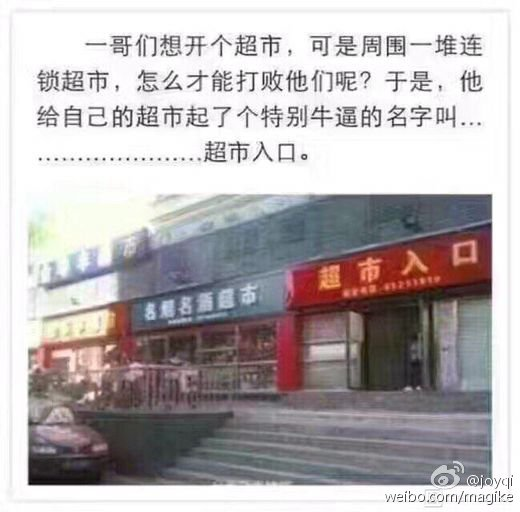
//> input picture canny边缘检测/canny边缘检测/a.jpg, 520 x 512 px
$ ./Source   (built with g++ and OpenCV 4)
//> lines starting //> are read from the running program, lines starting //| are printed output that depends on the picture
#include<opencv2/opencv.hpp>
#include<opencv2/imgproc/imgproc.hpp>
using namespace cv;

int main() {
	Mat srcImage;
	srcImage = imread("a.jpg");
//> srcImage is the input picture: 512 rows x 520 cols, CV_8UC3; mean B, G, R 178.2, 176.6, 182.4
	imshow("原始图:canny边缘检测",srcImage);

	Mat edge, grayImage;

	//将原图转换为灰度图像
	cvtColor(srcImage, grayImage, CV_BGR2GRAY);
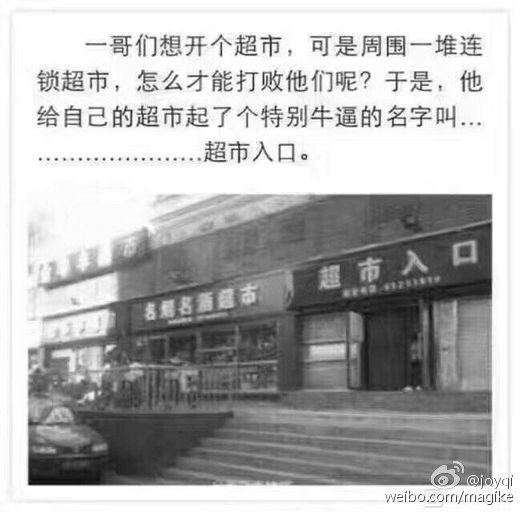
//> grayImage: 512 rows x 520 cols, CV_8UC1; min 0, max 255, mean 178.5

	//利用3x3内核来降噪
	blur(grayImage, edge, Size(3, 3));

	//运行Canny算子
	Canny(edge, edge, 3, 9, 3);
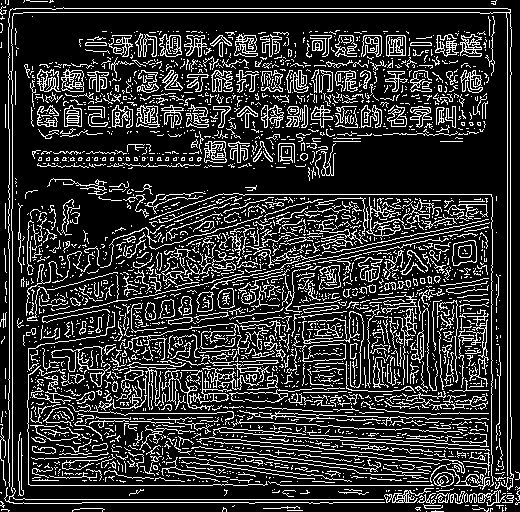
//> edge: 512 rows x 520 cols, CV_8UC1; 19.6% white in thin lines or dots

	//显示效果
	imshow("效果：Canny边缘检测", edge);

	waitKey(0);
}
